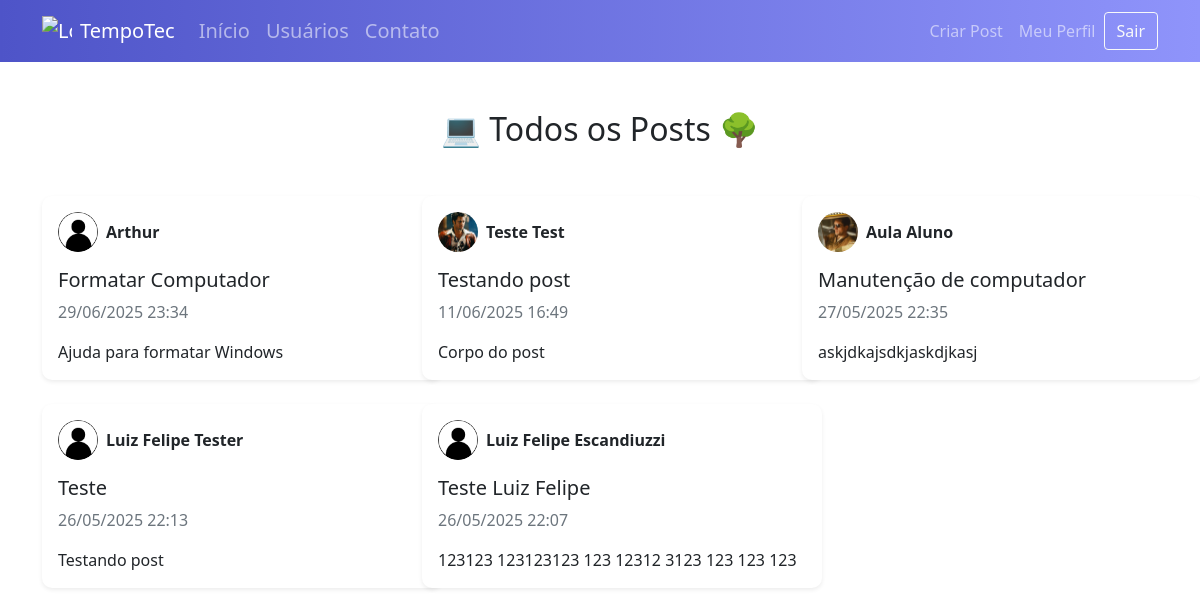
/posts (signed in), run on the app's committed database.
### tempotec/models.py (models this page shows, shortened)
class Post(database.Model):
    id = database.Column(database.Integer, primary_key=True)
    titulo = database.Column(database.String, nullable=False)
    corpo = database.Column(database.Text, nullable=False)
    data_criacao = database.Column(database.DateTime, nullable=False, default=datetime.utcnow)
    id_usuario = database.Column(database.Integer, database.ForeignKey('usuario.id'), nullable=False)
    candidaturas = database.relationship('Candidatura', backref='post', lazy=True, foreign_keys='Candidatura.id_post')

class Usuario(database.Model, UserMixin):
    id = database.Column(database.Integer, primary_key=True)
    username = database.Column(database.String, nullable=False)
    email = database.Column(database.String, nullable=False, unique=True)
    senha = database.Column(database.String, nullable=False)
    foto_perfil = database.Column(database.String, default='default.jpg')
    posts = database.relationship('Post', backref='autor', lazy=True)
    cursos = database.Column(database.String, nullable=False, default='Não Informado')

### tempotec/routes.py (the view)
@app.route('/posts')
def listar_posts():
    subquery = select(Candidatura.id_post).where(Candidatura.id_usuario == current_user.id)
    posts = Post.query.options(joinedload(Post.autor)) \
        .filter(Post.id_usuario != current_user.id) \
        .filter(Post.id.not_in(subquery)) \
        .order_by(Post.data_criacao.desc()) \
        .all()
    return render_template('listarposts.html', posts=posts)

### tempotec/models.py (called while the page is built)
@login_manager.user_loader
def load_usuario(id_usuario):
    return Usuario.query.get(int(id_usuario))

### tempotec/templates/listarposts.html (shortened to what this page needs)
{% extends 'base.html' %} {% block body %}
<div class="container mt-5">
  <h2 class="mb-5 text-center">💻 Todos os Posts 🌳</h2>
  {% if posts %}
  <div class="row">
    {% for post in posts %}
    <div class="col-md-4 mb-4">
      <div
        class="card shadow-sm h-100 post-card"
        data-bs-toggle="modal"
        data-bs-target="#postModal"
        data-post-id="{{ post.id }}"
        data-title="{{ post.titulo }}"
        data-body="{{ post.corpo|e }}"
        data-date="{{ post.data_criacao.strftime('%d/%m/%Y %H:%M') }}"
        data-author="{{ post.autor.username }}"
        data-email="{{ post.autor.email }}"
        data-avatar="{{ url_for('static', filename='fotos_perfil/' ~ post.autor.foto_perfil) }}"
      >
        <div class="card-body">
          <div class="d-flex align-items-center mb-3">
            <img
              src="{{ url_for('static', filename='fotos_perfil/' ~ post.autor.foto_perfil) }}"
              alt="Avatar"
              class="rounded-circle me-2"
              style="width: 40px; height: 40px; object-fit: cover"
            />
            <strong>{{ post.autor.username }}</strong>
          </div>
          <h5 class="card-title">{{ post.titulo }}</h5>
          <p class="card-text text-muted">
            {{ post.data_criacao.strftime('%d/%m/%Y %H:%M') }}
          </p>
          <p class="card-text">
            {{ post.corpo[:150] }}{% if post.corpo|length > 150 %}...{% endif %}
          </p>
        </div>
      </div>
    </div>
    {% endfor %}
  </div>
  {% else %}
  <div class="alert alert-info text-center">Nenhum post encontrado.</div>
  {% endif %}
</div>
{% endblock %}

### tempotec/static/main.css (style rules this page uses)
.card { width: 400px; border: none; border-radius: 10px; background-color: #fff }

### data on the page
Post: foto_perfil (placeholder picture), autor.username "Arthur", titulo "Formatar Computador", data_criacao "29/06/2025 23:34", corpo "Ajuda para formatar Windows"
Post: foto_perfil (picture), autor.username "Teste Test", titulo "Testando post", data_criacao "11/06/2025 16:49", corpo "Corpo do post"
Post: foto_perfil (picture), autor.username "Aula Aluno", titulo "Manutenção de computador", data_criacao "27/05/2025 22:35", corpo "askjdkajsdkjaskdjkasj"
Post: foto_perfil (placeholder picture), autor.username "Luiz Felipe Tester", titulo "Teste", data_criacao "26/05/2025 22:13", corpo "Testando post"
Post: foto_perfil (placeholder picture), autor.username "Luiz Felipe Escandiuzzi", titulo "Teste Luiz Felipe", data_criacao "26/05/2025 22:07", corpo "123123 123123123 123 12312 3123 123 123 123"
